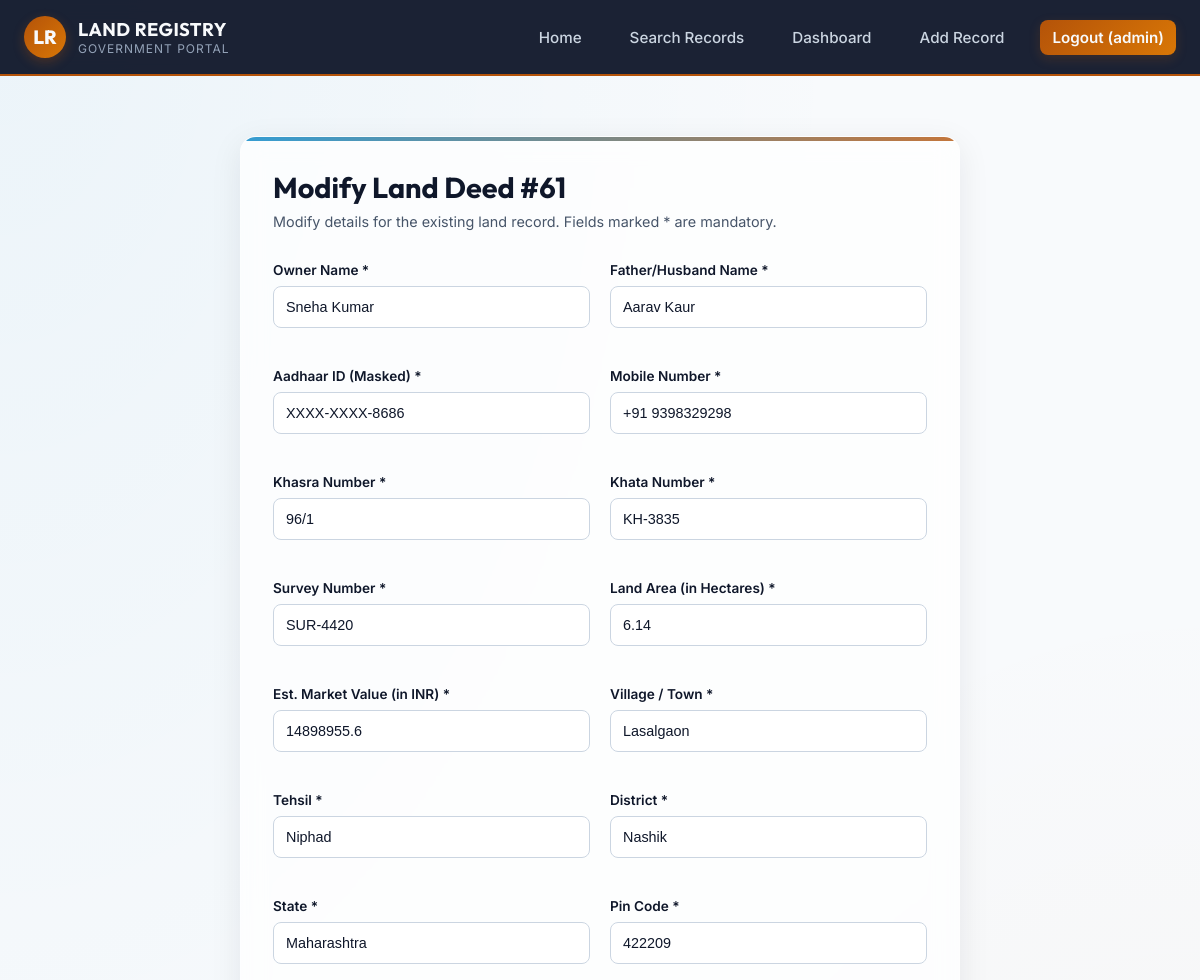
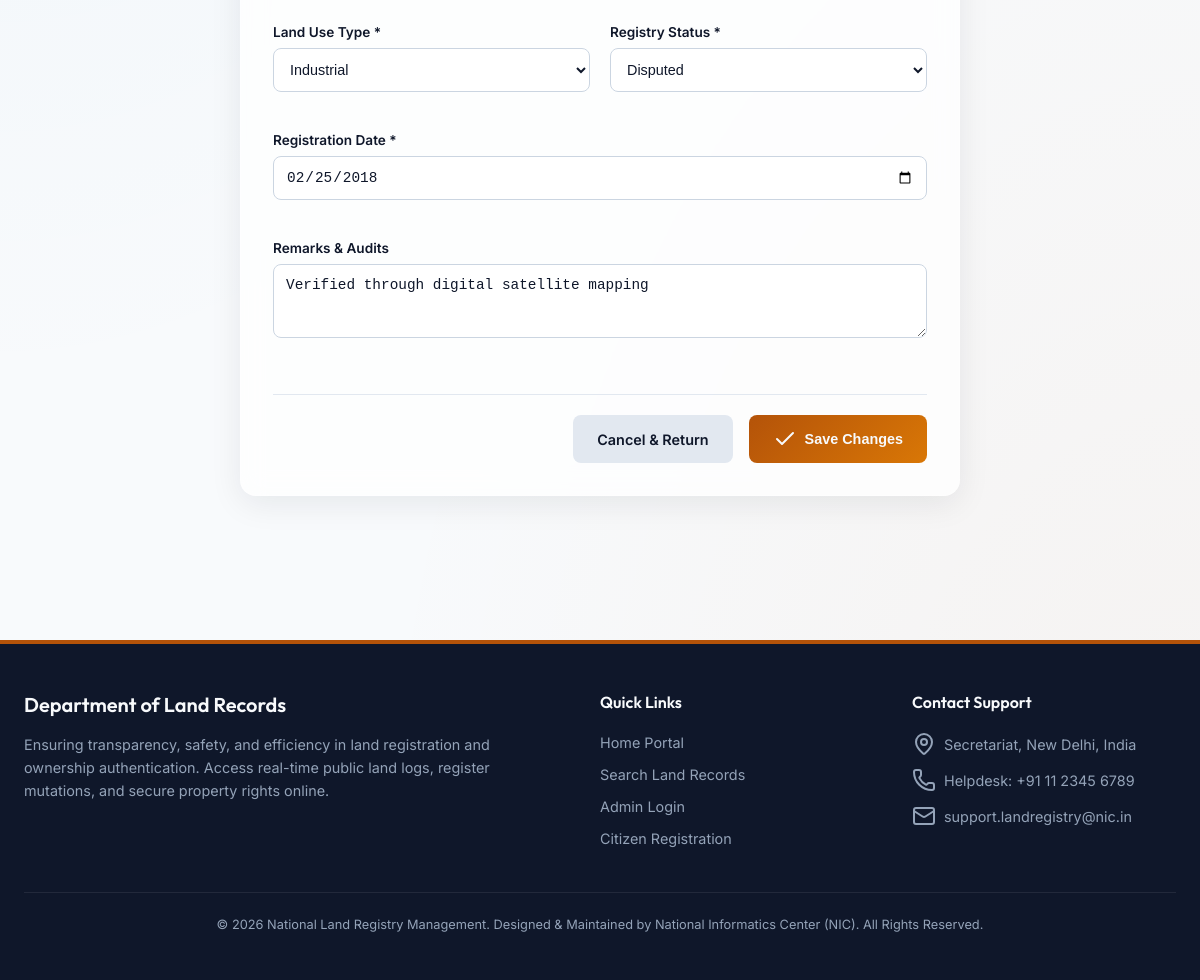
The page /admin/edit/61 (signed in) on the database its author committed (2 pictures, top to bottom).
### tables this page shows
CREATE TABLE land_records (
        id INTEGER PRIMARY KEY AUTOINCREMENT,
        owner_name TEXT NOT NULL,
        father_husband_name TEXT NOT NULL,
        aadhaar_id TEXT NOT NULL,
        mobile_number TEXT NOT NULL,
        khasra_number TEXT NOT NULL,
        khata_number TEXT NOT NULL,
        survey_number TEXT NOT NULL,
        area REAL NOT NULL,
        market_value REAL NOT NULL,
        village TEXT NOT NULL,
        tehsil TEXT NOT NULL,
        district TEXT NOT NULL,
        state TEXT NOT NULL,
        pin_code TEXT NOT NULL,
        land_type TEXT NOT NULL,
        registry_status TEXT NOT NULL,
        registration_date TEXT NOT NULL,
        remarks TEXT
    );

### app.py (the view, shortened to what this page needs)
@app.route('/admin/edit/<int:record_id>', methods=['GET', 'POST'])
def edit_record(record_id):
    if not is_logged_in():
        flash('Access Denied. Authentication required.', 'danger')
        return redirect(url_for('login'))
    if not is_admin():
        flash('Access Denied. Administrator privileges required.', 'danger')
        return redirect(url_for('dashboard'))
    conn = get_db_connection()
    record = conn.execute('SELECT * FROM land_records WHERE id = ?', (record_id,)).fetchone()
    if not record:
        conn.close()
        flash('Record not found.', 'danger')
        return redirect(url_for('dashboard'))
    conn.close()
    return render_template('crud.html', record=record, is_edit=True, record_id=record_id)

### app.py (called while the page is built)
def get_db_connection():
    print(f"Connecting to database at: {DB_PATH}")
    conn = sqlite3.connect(DB_PATH)
    conn.row_factory = sqlite3.Row
    return conn

def is_logged_in():
    return 'user_id' in session

def is_admin():
    return session.get('role') == 'admin'

@app.context_processor
def inject_user():
    return dict(
        logged_in=is_logged_in(),
        username=session.get('username'),
        role=session.get('role'),
        full_name=session.get('full_name')
    )

### templates/crud.html (shortened to what this page needs)
{% extends 'base.html' %}
{% block content %}
<div class="auth-container" style="max-width: 720px; margin-top: 1rem;">
    <div class="glass-card">
        <h2 class="form-title" style="text-align: left; margin-bottom: 0.5rem;">
            {% if is_edit %}Modify Land Deed #{{ record_id }}{% else %}Register Land Deed{% endif %}
        </h2>
        <p class="form-subtitle" style="text-align: left; margin-bottom: 2rem;">
            {% if is_edit %}Modify details for the existing land record. Fields marked * are mandatory.{% else %}Create a new entry into the public land database. Fields marked * are mandatory.{% endif %}
        </p>
        <form action="{% if is_edit %}{{ url_for('edit_record', record_id=record_id) }}{% else %}{{ url_for('add_record') }}{% endif %}" method="POST">
            <div style="display: grid; grid-template-columns: 1fr 1fr; gap: 1.25rem;">
                <div class="form-group">
                    <label for="owner_name">Owner Name *</label>
                    <input type="text" id="owner_name" name="owner_name" class="form-input"
                           value="{% if record %}{{ record.owner_name }}{% endif %}" placeholder="Enter full legal name of owner" required>
                </div>
                <div class="form-group">
                    <label for="father_husband_name">Father/Husband Name *</label>
                    <input type="text" id="father_husband_name" name="father_husband_name" class="form-input"
                           value="{% if record %}{{ record.father_husband_name }}{% endif %}" placeholder="e.g. Dhirubhai Ambani" required>
                </div>
                <div class="form-group">
                    <label for="aadhaar_id">Aadhaar ID (Masked) *</label>
                    <input type="text" id="aadhaar_id" name="aadhaar_id" class="form-input"
                           value="{% if record %}{{ record.aadhaar_id }}{% endif %}" placeholder="e.g. XXXX-XXXX-1234" required>
                </div>
                <div class="form-group">
                    <label for="mobile_number">Mobile Number *</label>
                    <input type="text" id="mobile_number" name="mobile_number" class="form-input"
                           value="{% if record %}{{ record.mobile_number }}{% endif %}" placeholder="e.g. +91 9876543210" required>
                </div>
                <div class="form-group">
                    <label for="khasra_number">Khasra Number *</label>
                    <input type="text" id="khasra_number" name="khasra_number" class="form-input"
                           value="{% if record %}{{ record.khasra_number }}{% endif %}" placeholder="e.g. 102/4" required>
                </div>
                <div class="form-group">
                    <label for="khata_number">Khata Number *</label>
                    <input type="text" id="khata_number" name="khata_number" class="form-input"
                           value="{% if record %}{{ record.khata_number }}{% endif %}" placeholder="e.g. KH-882" required>
                </div>
                <div class="form-group">
                    <label for="survey_number">Survey Number *</label>
                    <input type="text" id="survey_number" name="survey_number" class="form-input"
                           value="{% if record %}{{ record.survey_number }}{% endif %}" placeholder="e.g. SUR-888" required>
                </div>
                <div class="form-group">
                    <label for="area">Land Area (in Hectares) *</label>
                    <input type="number" id="area" name="area" step="0.001" class="form-input"
                           value="{% if record %}{{ record.area }}{% endif %}" placeholder="e.g. 2.45" required>
                </div>
                <div class="form-group">
                    <label for="market_value">Est. Market Value (in INR) *</label>
                    <input type="number" id="market_value" name="market_value" step="1" class="form-input"
                           value="{% if record %}{{ record.market_value }}{% endif %}" placeholder="e.g. 4500000" required>
                </div>
                <div class="form-group">
                    <label for="village">Village / Town *</label>
                    <input type="text" id="village" name="village" class="form-input"
                           value="{% if record %}{{ record.village }}{% endif %}" placeholder="e.g. Rampur" required>
                </div>
                <div class="form-group">
                    <label for="tehsil">Tehsil *</label>
                    <input type="text" id="tehsil" name="tehsil" class="form-input"
                           value="{% if record %}{{ record.tehsil }}{% endif %}" placeholder="e.g. Sanganer" required>
                </div>
                <div class="form-group">
                    <label for="district">District *</label>
                    <input type="text" id="district" name="district" class="form-input"
                           value="{% if record %}{{ record.district }}{% endif %}" placeholder="e.g. Jaipur" required>
                </div>
                <div class="form-group">
                    <label for="state">State *</label>
                    <input type="text" id="state" name="state" class="form-input"
                           value="{% if record %}{{ record.state }}{% endif %}" placeholder="e.g. Rajasthan" required>
                </div>
                <div class="form-group">
                    <label for="pin_code">Pin Code *</label>
                    <input type="text" id="pin_code" name="pin_code" class="form-input"
                           value="{% if record %}{{ record.pin_code }}{% endif %}" placeholder="e.g. 302029" required>
                </div>
                <div class="form-group">
                    <label for="land_type">Land Use Type *</label>
                    <select id="land_type" name="land_type" class="form-input" required>
                        <option value="Industrial" {% if record and record.land_type == 'Industrial' %}selected{% endif %}>Industrial</option>
                    </select>
                </div>
                <div class="form-group">
                    <label for="registry_status">Registry Status *</label>
                    <select id="registry_status" name="registry_status" class="form-input" required>
                        <option value="Disputed" {% if record and record.registry_status == 'Disputed' %}selected{% endif %}>Disputed</option>
                    </select>
                </div>
                <div class="form-group" style="grid-column: span 2;">
                    <label for="registration_date">Registration Date *</label>
                    <input type="date" id="registration_date" name="registration_date" class="form-input"
                           value="{% if record %}{{ record.registration_date }}{% endif %}" required>
                </div>
                <div class="form-group" style="grid-column: span 2;">
                    <label for="remarks">Remarks & Audits</label>
                    <textarea id="remarks" name="remarks" class="form-input" rows="3"
                              placeholder="Describe dispute boundaries, history, or inheritance mutations...">{% if record %}{{ record.remarks }}{% endif %}</textarea>
                </div>
            </div>
            <div style="display: flex; justify-content: flex-end; gap: 1rem; margin-top: 2rem; border-top: 1px solid #e2e8f0; padding-top: 1.25rem;">
                <a href="{{ url_for('dashboard') }}" class="btn btn-secondary">
                    Cancel & Return
                </a>
                <button type="submit" class="btn btn-accent">
                    <i data-lucide="check"></i> {% if is_edit %}Save Changes{% else %}Register Deed{% endif %}
                </button>
            </div>
        </form>
    </div>
</div>
{% endblock %}

### static/css/style.css (style rules this page uses)
:root { --primary: #0f172a; --primary-light: #1e293b; --accent: #b45309; --accent-hover: #d97706; --secondary: #0284c7; --bg-light: #f8fafc; --card-bg-light: rgba(255, 255, 255, 0.75); --text-main: #0f172a; --text-muted: #475569; --text-light: #f8fafc; --status-verified: #10b981; --status-pending: #f59e0b; --status-disputed: #ef4444; --status-transferred: #3b82f6; --glass-bg: rgba(255, 255, 255, 0.45); --glass-border: rgba(255, 255, 255, 0.25); --glass-shadow: 0 8px 32px 0 rgba(15, 23, 42, 0.08); --glass-blur: 12px; --radius-sm: 8px; --radius-md: 16px; --radius-lg: 24px; --transition: all 0.3s cubic-bezier(0.4, 0, 0.2, 1); }
* { margin: 0; padding: 0; box-sizing: border-box; }
body { font-family: 'Inter', sans-serif; background-color: var(--bg-light); color: var(--text-main); min-height: 100vh; display: flex; flex-direction: column; overflow-x: hidden; background-image: radial-gradient(at 0% 0%, rgba(2, 132, 199, 0.05) 0px, transparent 50%), radial-gradient(at 100% 100%, rgba(180, 83, 9, 0.05) 0px, transparent 50%); }
h1, h2, h3, h4, h5, h6 { font-family: 'Outfit', sans-serif; font-weight: 600; color: var(--primary); }
.glass-card { background: var(--card-bg-light); backdrop-filter: blur(var(--glass-blur)); border: 1px solid var(--glass-border); box-shadow: var(--glass-shadow); border-radius: var(--radius-md); padding: 2rem; transition: var(--transition); position: relative; overflow: hidden; }
.glass-card::before { content: ''; position: absolute; top: 0; left: 0; width: 100%; height: 4px; background: linear-gradient(90deg, var(--secondary), var(--accent)); opacity: 0.8; }
.filter-group input, .filter-group select, .form-input { width: 100%; padding: 0.75rem; border-radius: var(--radius-sm); border: 1px solid #cbd5e1; background: rgba(255, 255, 255, 0.8); color: var(--text-main); font-size: 0.9rem; outline: none; transition: var(--transition); }
.auth-container { max-width: 480px; margin: 3rem auto; }
.form-title { font-size: 1.8rem; font-weight: 700; margin-bottom: 0.5rem; text-align: center; }
.form-subtitle { color: var(--text-muted); font-size: 0.9rem; text-align: center; margin-bottom: 2rem; }
.form-group { margin-bottom: 1.25rem; }
.form-group label { display: block; font-size: 0.85rem; font-weight: 600; margin-bottom: 0.5rem; }
.btn { display: inline-flex; align-items: center; justify-content: center; gap: 0.5rem; padding: 0.75rem 1.5rem; border-radius: var(--radius-sm); font-size: 0.9rem; font-weight: 600; cursor: pointer; transition: var(--transition); border: none; text-decoration: none; }
.btn-accent { background: linear-gradient(135deg, var(--accent), var(--accent-hover)); color: var(--text-light); }
.btn-secondary { background: #e2e8f0; color: var(--text-main); }

### rows shown on the page
land_records: owner_name "Sneha Kumar", father_husband_name "Aarav Kaur", aadhaar_id "XXXX-XXXX-8686", mobile_number "+91 9398329298", khasra_number "96/1", khata_number "KH-3835", survey_number "SUR-4420", area "6.14", market_value "14898955.6", village "Lasalgaon", tehsil "Niphad", district "Nashik", state "Maharashtra", pin_code "422209", land_type "Industrial", registry_status "Disputed", registration_date "02/25/2018", remarks "Verified through digital satellite mapping"

### other values the page prints
{{ username }} "admin"
{{ record_id }} "61"
